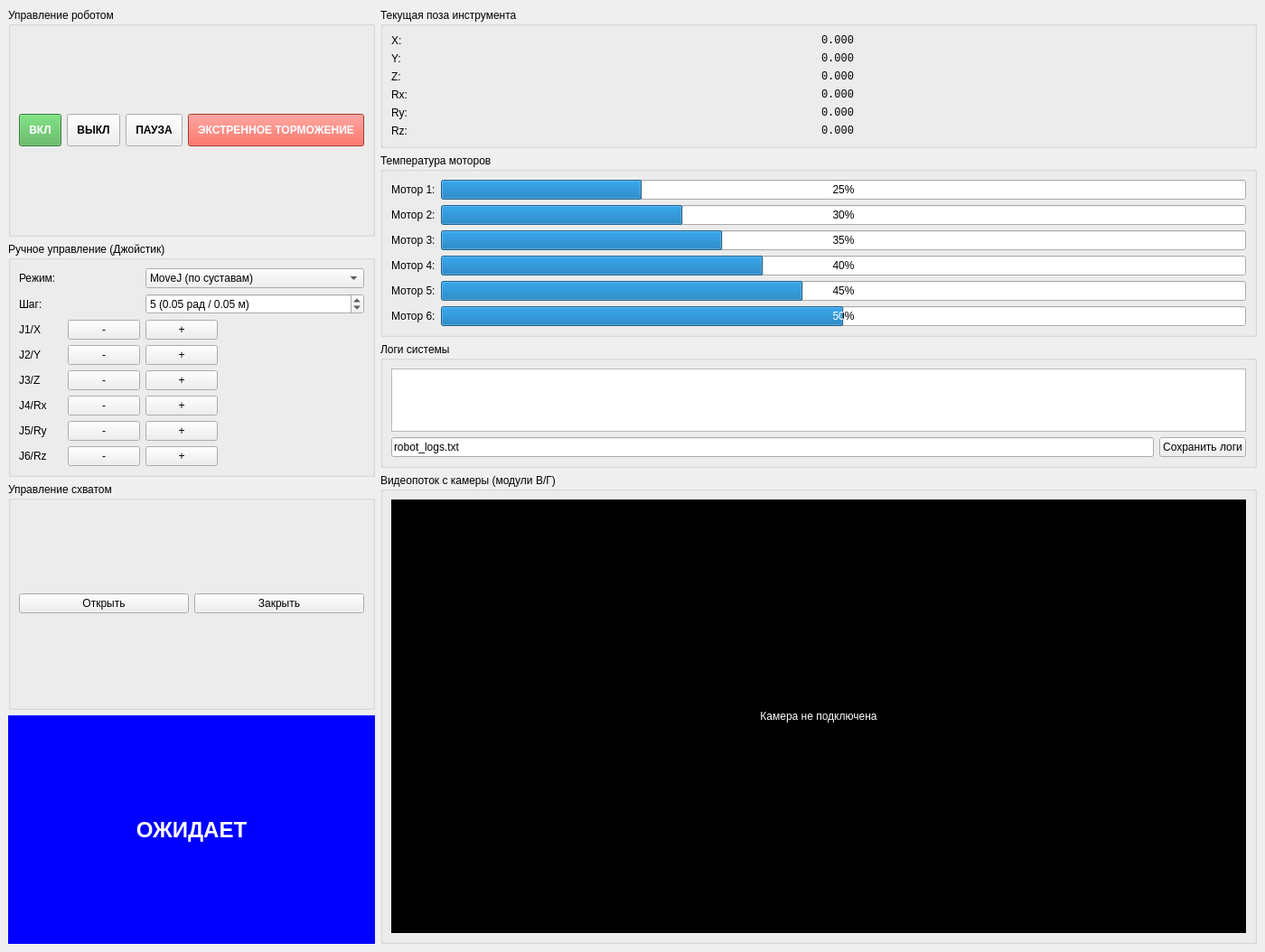
<?xml version="1.0" encoding="UTF-8"?>
<ui version="4.0">
 <class>RobotControlGUI</class>
 <widget class="QMainWindow" name="RobotControlGUI">
  <property name="geometry">
   <rect>
    <x>100</x>
    <y>100</y>
    <width>1400</width>
    <height>900</height>
   </rect>
  </property>
  <property name="windowTitle">
   <string>Управление коллаборативным роботом MCX — Модуль А</string>
  </property>
  <widget class="QWidget" name="centralwidget">
   <layout class="QHBoxLayout" name="main_layout">
    <property name="stretch">
     <string>2,3</string>
    </property>
    <item>
     <layout class="QVBoxLayout" name="left_panel">
      <item>
       <widget class="QGroupBox" name="ctrl_group">
        <property name="title">
         <string>Управление роботом</string>
        </property>
        <layout class="QHBoxLayout" name="ctrl_layout">
         <item>
          <widget class="QPushButton" name="btn_on">
           <property name="text">
            <string>ВКЛ</string>
           </property>
           <property name="styleSheet">
            <string>font-weight: bold; padding: 10px; background-color: #4CAF50; color: white;</string>
           </property>
          </widget>
         </item>
         <item>
          <widget class="QPushButton" name="btn_off">
           <property name="text">
            <string>ВЫКЛ</string>
           </property>
           <property name="styleSheet">
            <string>font-weight: bold; padding: 10px;</string>
           </property>
          </widget>
         </item>
         <item>
          <widget class="QPushButton" name="btn_pause">
           <property name="text">
            <string>ПАУЗА</string>
           </property>
           <property name="styleSheet">
            <string>font-weight: bold; padding: 10px;</string>
           </property>
          </widget>
         </item>
         <item>
          <widget class="QPushButton" name="btn_emergency">
           <property name="text">
            <string>ЭКСТРЕННОЕ ТОРМОЖЕНИЕ</string>
           </property>
           <property name="styleSheet">
            <string>font-weight: bold; padding: 10px; background-color: #f44336; color: white;</string>
           </property>
          </widget>
         </item>
        </layout>
       </widget>
      </item>
      <item>
       <widget class="QGroupBox" name="joy_group">
        <property name="title">
         <string>Ручное управление (Джойстик)</string>
        </property>
        <layout class="QGridLayout" name="joy_layout">
         <item row="0" column="0" colspan="2">
          <widget class="QLabel">
           <property name="text">
            <string>Режим:</string>
           </property>
          </widget>
         </item>
         <item row="0" column="2" colspan="4">
          <widget class="QComboBox" name="mode_combo">
           <item>
            <property name="text">
             <string>MoveJ (по суставам)</string>
            </property>
           </item>
           <item>
            <property name="text">
             <string>MoveL (линейно)</string>
            </property>
           </item>
          </widget>
         </item>
         <item row="1" column="0" colspan="2">
          <widget class="QLabel">
           <property name="text">
            <string>Шаг:</string>
           </property>
          </widget>
         </item>
         <item row="1" column="2" colspan="4">
          <widget class="QSpinBox" name="step_spin">
           <property name="suffix">
            <string> (0.05 рад / 0.05 м)</string>
           </property>
           <property name="minimum">
            <number>1</number>
           </property>
           <property name="maximum">
            <number>50</number>
           </property>
           <property name="value">
            <number>5</number>
           </property>
          </widget>
         </item>
         <!-- Оси -->
         <item row="2" column="0"><widget class="QLabel"><property name="text"><string>J1/X</string></property></widget></item>
         <item row="2" column="1"><widget class="QPushButton" name="btn_minus_0"><property name="text"><string>-</string></property></widget></item>
         <item row="2" column="2"><widget class="QPushButton" name="btn_plus_0"><property name="text"><string>+</string></property></widget></item>
         <item row="3" column="0"><widget class="QLabel"><property name="text"><string>J2/Y</string></property></widget></item>
         <item row="3" column="1"><widget class="QPushButton" name="btn_minus_1"><property name="text"><string>-</string></property></widget></item>
         <item row="3" column="2"><widget class="QPushButton" name="btn_plus_1"><property name="text"><string>+</string></property></widget></item>
         <item row="4" column="0"><widget class="QLabel"><property name="text"><string>J3/Z</string></property></widget></item>
         <item row="4" column="1"><widget class="QPushButton" name="btn_minus_2"><property name="text"><string>-</string></property></widget></item>
         <item row="4" column="2"><widget class="QPushButton" name="btn_plus_2"><property name="text"><string>+</string></property></widget></item>
         <item row="5" column="0"><widget class="QLabel"><property name="text"><string>J4/Rx</string></property></widget></item>
         <item row="5" column="1"><widget class="QPushButton" name="btn_minus_3"><property name="text"><string>-</string></property></widget></item>
         <item row="5" column="2"><widget class="QPushButton" name="btn_plus_3"><property name="text"><string>+</string></property></widget></item>
         <item row="6" column="0"><widget class="QLabel"><property name="text"><string>J5/Ry</string></property></widget></item>
         <item row="6" column="1"><widget class="QPushButton" name="btn_minus_4"><property name="text"><string>-</string></property></widget></item>
         <item row="6" column="2"><widget class="QPushButton" name="btn_plus_4"><property name="text"><string>+</string></property></widget></item>
         <item row="7" column="0"><widget class="QLabel"><property name="text"><string>J6/Rz</string></property></widget></item>
         <item row="7" column="1"><widget class="QPushButton" name="btn_minus_5"><property name="text"><string>-</string></property></widget></item>
         <item row="7" column="2"><widget class="QPushButton" name="btn_plus_5"><property name="text"><string>+</string></property></widget></item>
        </layout>
       </widget>
      </item>
      <item>
       <widget class="QGroupBox" name="grip_group">
        <property name="title">
         <string>Управление схватом</string>
        </property>
        <layout class="QHBoxLayout" name="grip_layout">
         <item>
          <widget class="QPushButton" name="btn_grip_open">
           <property name="text">
            <string>Открыть</string>
           </property>
          </widget>
         </item>
         <item>
          <widget class="QPushButton" name="btn_grip_close">
           <property name="text">
            <string>Закрыть</string>
           </property>
          </widget>
         </item>
        </layout>
       </widget>
      </item>
      <item>
       <widget class="QLabel" name="status_label">
        <property name="text">
         <string>ОЖИДАЕТ</string>
        </property>
        <property name="alignment">
         <set>Qt::AlignCenter</set>
        </property>
        <property name="styleSheet">
         <string>background-color: blue; color: white; font-size: 24px; font-weight: bold; padding: 20px;</string>
        </property>
       </widget>
      </item>
     </layout>
    </item>
    <item>
     <layout class="QVBoxLayout" name="right_panel">
      <item>
       <widget class="QGroupBox" name="pos_group">
        <property name="title">
         <string>Текущая поза инструмента</string>
        </property>
        <layout class="QGridLayout" name="pos_layout">
         <item row="0" column="0"><widget class="QLabel"><property name="text"><string>X:</string></property></widget></item>
         <item row="0" column="1"><widget class="QLabel" name="pos_label_0"><property name="text"><string>0.000</string></property><property name="styleSheet"><string>font-family: Consolas;</string></property></widget></item>
         <item row="1" column="0"><widget class="QLabel"><property name="text"><string>Y:</string></property></widget></item>
         <item row="1" column="1"><widget class="QLabel" name="pos_label_1"><property name="text"><string>0.000</string></property><property name="styleSheet"><string>font-family: Consolas;</string></property></widget></item>
         <item row="2" column="0"><widget class="QLabel"><property name="text"><string>Z:</string></property></widget></item>
         <item row="2" column="1"><widget class="QLabel" name="pos_label_2"><property name="text"><string>0.000</string></property><property name="styleSheet"><string>font-family: Consolas;</string></property></widget></item>
         <item row="3" column="0"><widget class="QLabel"><property name="text"><string>Rx:</string></property></widget></item>
         <item row="3" column="1"><widget class="QLabel" name="pos_label_3"><property name="text"><string>0.000</string></property><property name="styleSheet"><string>font-family: Consolas;</string></property></widget></item>
         <item row="4" column="0"><widget class="QLabel"><property name="text"><string>Ry:</string></property></widget></item>
         <item row="4" column="1"><widget class="QLabel" name="pos_label_4"><property name="text"><string>0.000</string></property><property name="styleSheet"><string>font-family: Consolas;</string></property></widget></item>
         <item row="5" column="0"><widget class="QLabel"><property name="text"><string>Rz:</string></property></widget></item>
         <item row="5" column="1"><widget class="QLabel" name="pos_label_5"><property name="text"><string>0.000</string></property><property name="styleSheet"><string>font-family: Consolas;</string></property></widget></item>
        </layout>
       </widget>
      </item>
      <item>
       <widget class="QGroupBox" name="temp_group">
        <property name="title">
         <string>Температура моторов</string>
        </property>
        <layout class="QGridLayout" name="temp_layout">
         <item row="0" column="0"><widget class="QLabel"><property name="text"><string>Мотор 1:</string></property></widget></item>
         <item row="0" column="1"><widget class="QProgressBar" name="temp_bar_0"><property name="value"><number>25</number></property><property name="minimum"><number>0</number></property><property name="maximum"><number>100</number></property></widget></item>
         <item row="1" column="0"><widget class="QLabel"><property name="text"><string>Мотор 2:</string></property></widget></item>
         <item row="1" column="1"><widget class="QProgressBar" name="temp_bar_1"><property name="value"><number>30</number></property></widget></item>
         <item row="2" column="0"><widget class="QLabel"><property name="text"><string>Мотор 3:</string></property></widget></item>
         <item row="2" column="1"><widget class="QProgressBar" name="temp_bar_2"><property name="value"><number>35</number></property></widget></item>
         <item row="3" column="0"><widget class="QLabel"><property name="text"><string>Мотор 4:</string></property></widget></item>
         <item row="3" column="1"><widget class="QProgressBar" name="temp_bar_3"><property name="value"><number>40</number></property></widget></item>
         <item row="4" column="0"><widget class="QLabel"><property name="text"><string>Мотор 5:</string></property></widget></item>
         <item row="4" column="1"><widget class="QProgressBar" name="temp_bar_4"><property name="value"><number>45</number></property></widget></item>
         <item row="5" column="0"><widget class="QLabel"><property name="text"><string>Мотор 6:</string></property></widget></item>
         <item row="5" column="1"><widget class="QProgressBar" name="temp_bar_5"><property name="value"><number>50</number></property></widget></item>
        </layout>
       </widget>
      </item>
      <item>
       <widget class="QGroupBox" name="log_group">
        <property name="title">
         <string>Логи системы</string>
        </property>
        <layout class="QVBoxLayout" name="log_layout">
         <item>
          <widget class="QTextEdit" name="log_view">
           <property name="readOnly">
            <bool>true</bool>
           </property>
          </widget>
         </item>
         <item>
          <layout class="QHBoxLayout" name="save_layout">
           <item>
            <widget class="QLineEdit" name="path_edit">
             <property name="text">
              <string>robot_logs.txt</string>
             </property>
            </widget>
           </item>
           <item>
            <widget class="QPushButton" name="btn_save_logs">
             <property name="text">
              <string>Сохранить логи</string>
             </property>
            </widget>
           </item>
          </layout>
         </item>
        </layout>
       </widget>
      </item>
      <item>
       <widget class="QGroupBox" name="video_group">
        <property name="title">
         <string>Видеопоток с камеры (модули В/Г)</string>
        </property>
        <layout class="QVBoxLayout" name="video_layout">
         <item>
          <widget class="QLabel" name="video_label">
           <property name="text">
            <string>Камера не подключена</string>
           </property>
           <property name="minimumSize">
            <size>
             <width>640</width>
             <height>480</height>
            </size>
           </property>
           <property name="alignment">
            <set>Qt::AlignCenter</set>
           </property>
           <property name="styleSheet">
            <string>background-color: black; color: white;</string>
           </property>
          </widget>
         </item>
        </layout>
       </widget>
      </item>
     </layout>
    </item>
   </layout>
  </widget>
 </widget>
 <resources/>
 <connections/>
</ui>
